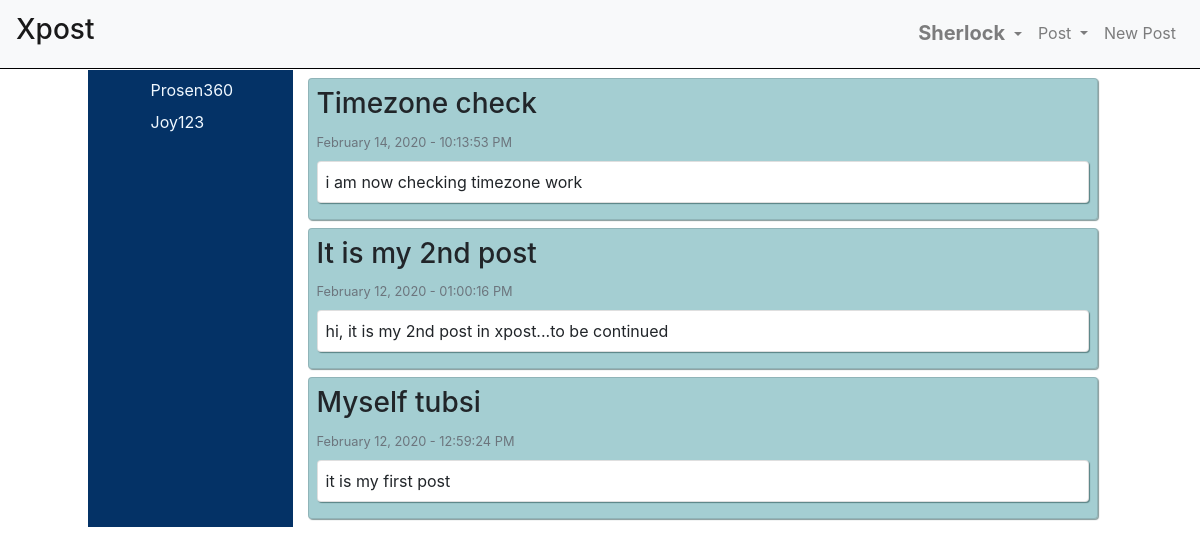
The page /following/ (signed in) on the database its author committed.
### userposts/models.py (models this page shows, shortened)
class Posts(models.Model):
    author = models.ForeignKey(User, on_delete=models.CASCADE)
    title = models.CharField(max_length=150)
    post = models.TextField()
    dateOfPost = models.DateTimeField(default=timezone.now)

### following/views.py (the view)
# urls.py: path('', views.followPage, name='follow'),
@login_required(login_url='../login')
def followPage(response):
    myFollow = Follower.objects.filter(follower_id=response.user.id)
    myFollowingUser = []
    posts = Posts.objects.filter(
        author_id=myFollow[0].following_id).order_by('-dateOfPost')
    for f in myFollow:
        myFollowingUser.append({
            'usr': User.objects.filter(id=f.following_id)
        })
    context = {
        'myFollow': myFollowingUser,
        'posts': posts
    }
    return render(response, 'following/follow.html', context)

### following/templates/following/follow.html (shortened to what this page needs)
{% extends 'base.html' %}
{% block content %}
<div class="myContent row justify-content-center">
    <div class="col-lg-2 col-md-10 col-10 col-sm-10 sideBg text-light">
        {% for follow in myFollow %}
        {% for usr in follow.usr %}
        <ul class="m-2 side-username">
            <li class="user">
                <a class="side-username-anchor" href="#" data-id="{{usr.username}}">{{usr.username|capfirst}}</a>
            </li>
        </ul>
        {% endfor %}
        {% endfor %}
    </div>
    <div class="col-lg-8 col-md-10 col-10 col-sm-10 mybrdr" data-id="myfollowpost">
        {% for post in posts %}
        <div class="card mx-auto my-2 p-2"
            style="box-shadow: 1px 1px 1px rgba(13, 54, 54, 0.507);background-color: #0a7a865e;">
            <div class="card-text">
                <h3>{{post.title|capfirst}}</h3>
                <small class="text-muted">{{post.dateOfPost|date:"F d, Y - h:i:s A"}}</small>
            </div>
            <div class="card pl-2 py-2 my-2" style="box-shadow: 1px 1px 1px rgba(13, 54, 54, 0.507);">
                {{post.post}}
            </div>
        </div>
        {% endfor %}
    </div>
</div>
{% endblock content %}

### templates/base.html (shortened to what this page needs)
{% load static %}
<!DOCTYPE html>
<html lang="en">
<head>
    <link rel="stylesheet" href="https://maxcdn.bootstrapcdn.com/bootstrap/4.0.0/css/bootstrap.min.css"
>
</head>
<body>
    <div class="container-fluid">
        <nav class="navbar navbar-expand-lg navbar-light bg-light fixed-top" style="border-bottom: 1px solid black;">
            <a class="navbar-brand" href="../timeline">
                <h3>Xpost</h3>
            </a>
            <div class="collapse navbar-collapse justify-content-end" id="navbarNav">
                <ul class="navbar-nav">
                    <li class="nav-item dropdown">
                        <a class="nav-link dropdown-toggle" href="#" id="navbarDropdownMenuLink" data-toggle="dropdown"
                            aria-haspopup="true" aria-expanded="false" data-id="myAjaxPost">
                            <h5 class="d-inline">
                                <b>
                                    {{ user.username|capfirst }}
                                </b>
                            </h5>
                        </a>
                    </li>
                    <li class="nav-item dropdown">
                        <a href="#" class="nav-link dropdown-toggle" data-toggle="dropdown" aria-haspopup="true"
                            aria-expanded="false" data-id="myAjaxFollow">
                            Post
                        </a>
                    </li>
                    <li class="nav-item">
                        <a href="../newpost" class="nav-link">
                            New Post
                        </a>
                    </li>
                </ul>
            </div>
        </nav>
    </div>
    {% block content %}
    {% endblock content %}
</body>
</html>

### templates/base.html (style rules this page uses)
.myContent { padding-top: 70px; }

### following/templates/following/follow.html (style rules this page uses)
.sideBg { background-color: rgb(4, 50, 102); }
a.side-username-anchor { text-decoration: none; color: aliceblue; }
ul.side-username { margin: 4px 0px; }
ul.side-username { list-style-type: none; }
li { cursor: pointer; }

### rows shown on the page
Posts: title "Timezone check", dateOfPost "February 14, 2020 - 10:13:53 PM", post "i am now checking timezone work"
Posts: title "It is my 2nd post", dateOfPost "February 12, 2020 - 01:00:16 PM", post "hi, it is my 2nd post in xpost...to be continued"
Posts: title "Myself tubsi", dateOfPost "February 12, 2020 - 12:59:24 PM", post "it is my first post"

### other values the page prints
{{ user.username|capfirst }} "Sherlock"
{{ usr.username|capfirst }} "Prosen360"
{{ usr.username|capfirst }} "Joy123"
